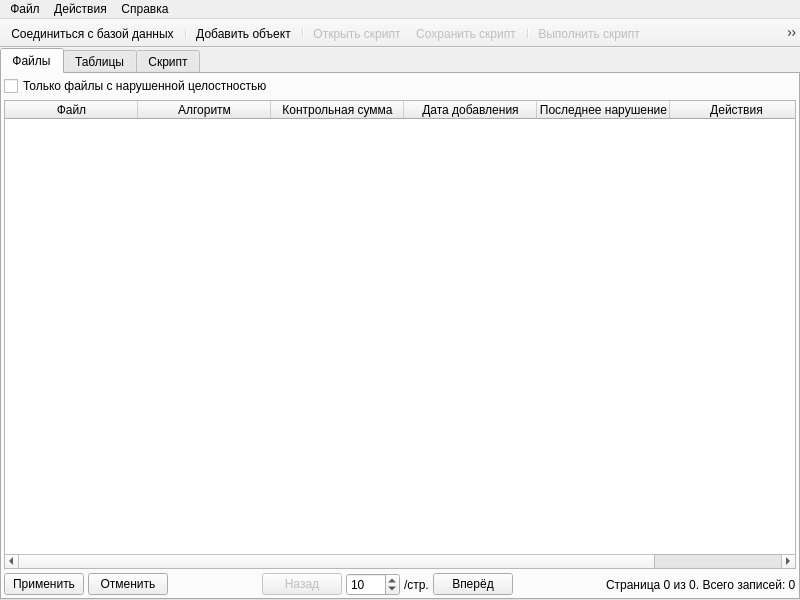
<?xml version="1.0" encoding="UTF-8"?>
<ui version="4.0">
 <class>MainWindow</class>
 <widget class="QMainWindow" name="MainWindow">
  <property name="geometry">
   <rect>
    <x>0</x>
    <y>0</y>
    <width>800</width>
    <height>600</height>
   </rect>
  </property>
  <property name="windowTitle">
   <string>Средство обеспечения целостности</string>
  </property>
  <widget class="QWidget" name="centralWidget">
   <layout class="QVBoxLayout" name="mainLayout">
    <property name="spacing">
     <number>0</number>
    </property>
    <property name="leftMargin">
     <number>0</number>
    </property>
    <property name="topMargin">
     <number>0</number>
    </property>
    <property name="rightMargin">
     <number>0</number>
    </property>
    <property name="bottomMargin">
     <number>0</number>
    </property>
    <item>
     <widget class="QTabWidget" name="tabs">
      <property name="currentIndex">
       <number>0</number>
      </property>
      <widget class="QWidget" name="tabFiles">
       <attribute name="title">
        <string>Файлы</string>
       </attribute>
       <layout class="QVBoxLayout" name="verticalLayout_2">
        <property name="spacing">
         <number>4</number>
        </property>
        <property name="leftMargin">
         <number>2</number>
        </property>
        <property name="topMargin">
         <number>2</number>
        </property>
        <property name="rightMargin">
         <number>2</number>
        </property>
        <property name="bottomMargin">
         <number>2</number>
        </property>
        <item>
         <widget class="QCheckBox" name="filesFilter">
          <property name="text">
           <string>Только файлы с нарушенной целостностью</string>
          </property>
         </widget>
        </item>
        <item>
         <widget class="QTableWidget" name="tableFiles">
          <attribute name="horizontalHeaderDefaultSectionSize">
           <number>133</number>
          </attribute>
          <attribute name="horizontalHeaderStretchLastSection">
           <bool>true</bool>
          </attribute>
          <column>
           <property name="text">
            <string>Файл</string>
           </property>
          </column>
          <column>
           <property name="text">
            <string>Алгоритм</string>
           </property>
          </column>
          <column>
           <property name="text">
            <string>Контрольная сумма</string>
           </property>
          </column>
          <column>
           <property name="text">
            <string>Дата добавления</string>
           </property>
          </column>
          <column>
           <property name="text">
            <string>Последнее нарушение</string>
           </property>
          </column>
          <column>
           <property name="text">
            <string>Действия</string>
           </property>
          </column>
         </widget>
        </item>
        <item>
         <layout class="QHBoxLayout" name="filesControls">
          <item>
           <widget class="QPushButton" name="filesCommitButton">
            <property name="enabled">
             <bool>true</bool>
            </property>
            <property name="text">
             <string>Применить</string>
            </property>
            <property name="icon">
             <iconset resource="main.qrc">
              <normaloff>:/svgIcon/check-circle.svg</normaloff>:/svgIcon/check-circle.svg</iconset>
            </property>
           </widget>
          </item>
          <item>
           <widget class="QPushButton" name="filesRollbackButton">
            <property name="text">
             <string>Отменить</string>
            </property>
            <property name="icon">
             <iconset resource="main.qrc">
              <normaloff>:/svgIcon/slash.svg</normaloff>:/svgIcon/slash.svg</iconset>
            </property>
           </widget>
          </item>
          <item>
           <spacer name="filesLeftSpacer">
            <property name="orientation">
             <enum>Qt::Horizontal</enum>
            </property>
            <property name="sizeHint" stdset="0">
             <size>
              <width>40</width>
              <height>20</height>
             </size>
            </property>
           </spacer>
          </item>
          <item>
           <widget class="QPushButton" name="filesBackButton">
            <property name="enabled">
             <bool>false</bool>
            </property>
            <property name="text">
             <string>Назад</string>
            </property>
           </widget>
          </item>
          <item>
           <widget class="QSpinBox" name="filesPageSize">
            <property name="minimum">
             <number>1</number>
            </property>
            <property name="maximum">
             <number>1000</number>
            </property>
            <property name="value">
             <number>10</number>
            </property>
           </widget>
          </item>
          <item>
           <widget class="QLabel" name="filesPerPage">
            <property name="text">
             <string>/стр.</string>
            </property>
           </widget>
          </item>
          <item>
           <widget class="QPushButton" name="filesForwardButton">
            <property name="text">
             <string>Вперёд</string>
            </property>
           </widget>
          </item>
          <item>
           <spacer name="filesRightSpacer">
            <property name="orientation">
             <enum>Qt::Horizontal</enum>
            </property>
            <property name="sizeHint" stdset="0">
             <size>
              <width>40</width>
              <height>20</height>
             </size>
            </property>
           </spacer>
          </item>
          <item>
           <widget class="QLabel" name="filesInfo">
            <property name="text">
             <string>Страница 0 из 0. Всего записей: 0</string>
            </property>
           </widget>
          </item>
         </layout>
        </item>
       </layout>
      </widget>
      <widget class="QWidget" name="tabTables">
       <attribute name="title">
        <string>Таблицы</string>
       </attribute>
       <layout class="QVBoxLayout" name="verticalLayout">
        <property name="spacing">
         <number>4</number>
        </property>
        <property name="leftMargin">
         <number>2</number>
        </property>
        <property name="topMargin">
         <number>2</number>
        </property>
        <property name="rightMargin">
         <number>2</number>
        </property>
        <property name="bottomMargin">
         <number>2</number>
        </property>
        <item>
         <widget class="QLabel" name="headerTables">
          <property name="font">
           <font>
            <pointsize>12</pointsize>
           </font>
          </property>
          <property name="text">
           <string>Текущая база данных: подключение отсутствует</string>
          </property>
          <property name="alignment">
           <set>Qt::AlignCenter</set>
          </property>
         </widget>
        </item>
        <item>
         <widget class="QCheckBox" name="tablesFilter">
          <property name="text">
           <string>Только таблицы с нарушением целостности</string>
          </property>
         </widget>
        </item>
        <item>
         <widget class="QTableWidget" name="tableTables">
          <attribute name="horizontalHeaderDefaultSectionSize">
           <number>133</number>
          </attribute>
          <attribute name="horizontalHeaderStretchLastSection">
           <bool>true</bool>
          </attribute>
          <column>
           <property name="text">
            <string>Таблица</string>
           </property>
          </column>
          <column>
           <property name="text">
            <string>Алгоритм</string>
           </property>
          </column>
          <column>
           <property name="text">
            <string>Контрольная сумма</string>
           </property>
          </column>
          <column>
           <property name="text">
            <string>Дата добавления</string>
           </property>
          </column>
          <column>
           <property name="text">
            <string>Целостность</string>
           </property>
          </column>
          <column>
           <property name="text">
            <string>Действия</string>
           </property>
          </column>
         </widget>
        </item>
        <item>
         <layout class="QHBoxLayout" name="tablesControls">
          <item>
           <widget class="QPushButton" name="tablesCommitButton">
            <property name="enabled">
             <bool>false</bool>
            </property>
            <property name="text">
             <string>Применить</string>
            </property>
            <property name="icon">
             <iconset resource="main.qrc">
              <normaloff>:/svgIcon/check-circle.svg</normaloff>:/svgIcon/check-circle.svg</iconset>
            </property>
           </widget>
          </item>
          <item>
           <widget class="QPushButton" name="tablesRollbackButton">
            <property name="enabled">
             <bool>false</bool>
            </property>
            <property name="text">
             <string>Отменить</string>
            </property>
            <property name="icon">
             <iconset resource="main.qrc">
              <normaloff>:/svgIcon/slash.svg</normaloff>:/svgIcon/slash.svg</iconset>
            </property>
           </widget>
          </item>
          <item>
           <spacer name="tablesLeftSpacer">
            <property name="orientation">
             <enum>Qt::Horizontal</enum>
            </property>
            <property name="sizeHint" stdset="0">
             <size>
              <width>40</width>
              <height>20</height>
             </size>
            </property>
           </spacer>
          </item>
          <item>
           <widget class="QPushButton" name="tablesBackButton">
            <property name="enabled">
             <bool>false</bool>
            </property>
            <property name="text">
             <string>Назад</string>
            </property>
           </widget>
          </item>
          <item>
           <widget class="QSpinBox" name="tablesPageSize">
            <property name="enabled">
             <bool>false</bool>
            </property>
            <property name="minimum">
             <number>1</number>
            </property>
            <property name="maximum">
             <number>1000</number>
            </property>
            <property name="value">
             <number>10</number>
            </property>
           </widget>
          </item>
          <item>
           <widget class="QLabel" name="tablesPerPage">
            <property name="text">
             <string>/стр.</string>
            </property>
           </widget>
          </item>
          <item>
           <widget class="QPushButton" name="tablesForwardButton">
            <property name="enabled">
             <bool>false</bool>
            </property>
            <property name="text">
             <string>Вперёд</string>
            </property>
           </widget>
          </item>
          <item>
           <spacer name="tablesRightSpacer">
            <property name="orientation">
             <enum>Qt::Horizontal</enum>
            </property>
            <property name="sizeHint" stdset="0">
             <size>
              <width>40</width>
              <height>20</height>
             </size>
            </property>
           </spacer>
          </item>
          <item>
           <widget class="QLabel" name="tablesInfo">
            <property name="text">
             <string>Страница 0 из 0. Всего записей: 0</string>
            </property>
           </widget>
          </item>
         </layout>
        </item>
       </layout>
      </widget>
      <widget class="QWidget" name="tabScript">
       <attribute name="title">
        <string>Скрипт</string>
       </attribute>
       <layout class="QVBoxLayout" name="verticalLayout_3">
        <property name="spacing">
         <number>4</number>
        </property>
        <property name="leftMargin">
         <number>2</number>
        </property>
        <property name="topMargin">
         <number>2</number>
        </property>
        <property name="rightMargin">
         <number>2</number>
        </property>
        <property name="bottomMargin">
         <number>2</number>
        </property>
        <item>
         <layout class="QHBoxLayout" name="horizontalLayout">
          <item>
           <widget class="QGroupBox" name="scriptEditWrapper">
            <property name="title">
             <string>Скрипт</string>
            </property>
            <layout class="QVBoxLayout" name="verticalLayout_4">
             <property name="spacing">
              <number>2</number>
             </property>
             <property name="leftMargin">
              <number>2</number>
             </property>
             <property name="topMargin">
              <number>2</number>
             </property>
             <property name="rightMargin">
              <number>2</number>
             </property>
             <property name="bottomMargin">
              <number>2</number>
             </property>
             <item>
              <widget class="QPlainTextEdit" name="scriptEdit">
               <property name="font">
                <font>
                 <family>Consolas</family>
                 <pointsize>10</pointsize>
                </font>
               </property>
              </widget>
             </item>
            </layout>
           </widget>
          </item>
          <item>
           <widget class="QGroupBox" name="scriptResultWrapper">
            <property name="title">
             <string>Результаты</string>
            </property>
            <layout class="QVBoxLayout" name="verticalLayout_5">
             <property name="spacing">
              <number>2</number>
             </property>
             <property name="leftMargin">
              <number>2</number>
             </property>
             <property name="topMargin">
              <number>2</number>
             </property>
             <property name="rightMargin">
              <number>2</number>
             </property>
             <property name="bottomMargin">
              <number>2</number>
             </property>
             <item>
              <widget class="QPlainTextEdit" name="scriptResult">
               <property name="enabled">
                <bool>true</bool>
               </property>
               <property name="font">
                <font>
                 <family>Consolas</family>
                 <pointsize>10</pointsize>
                </font>
               </property>
               <property name="readOnly">
                <bool>true</bool>
               </property>
              </widget>
             </item>
            </layout>
           </widget>
          </item>
         </layout>
        </item>
       </layout>
      </widget>
     </widget>
    </item>
   </layout>
  </widget>
  <widget class="QMenuBar" name="menu">
   <property name="geometry">
    <rect>
     <x>0</x>
     <y>0</y>
     <width>800</width>
     <height>22</height>
    </rect>
   </property>
   <widget class="QMenu" name="file">
    <property name="title">
     <string>Файл</string>
    </property>
    <addaction name="openScript"/>
    <addaction name="saveScript"/>
    <addaction name="separator"/>
    <addaction name="close"/>
   </widget>
   <widget class="QMenu" name="actions">
    <property name="title">
     <string>Действия</string>
    </property>
    <addaction name="connectToDB"/>
    <addaction name="separator"/>
    <addaction name="addObject"/>
    <addaction name="separator"/>
    <addaction name="execute"/>
    <addaction name="clearResults"/>
   </widget>
   <widget class="QMenu" name="help">
    <property name="title">
     <string>Справка</string>
    </property>
    <addaction name="algorithmList"/>
    <addaction name="commandList"/>
   </widget>
   <addaction name="file"/>
   <addaction name="actions"/>
   <addaction name="help"/>
  </widget>
  <widget class="QToolBar" name="toolbar">
   <property name="windowTitle">
    <string>toolBar</string>
   </property>
   <property name="movable">
    <bool>false</bool>
   </property>
   <attribute name="toolBarArea">
    <enum>TopToolBarArea</enum>
   </attribute>
   <attribute name="toolBarBreak">
    <bool>false</bool>
   </attribute>
   <addaction name="connectToDB"/>
   <addaction name="separator"/>
   <addaction name="addObject"/>
   <addaction name="separator"/>
   <addaction name="openScript"/>
   <addaction name="saveScript"/>
   <addaction name="separator"/>
   <addaction name="execute"/>
   <addaction name="clearResults"/>
  </widget>
  <action name="openScript">
   <property name="enabled">
    <bool>false</bool>
   </property>
   <property name="icon">
    <iconset resource="main.qrc">
     <normaloff>:/svgIcon/folder.svg</normaloff>:/svgIcon/folder.svg</iconset>
   </property>
   <property name="text">
    <string>Открыть скрипт</string>
   </property>
   <property name="shortcut">
    <string>Ctrl+O</string>
   </property>
  </action>
  <action name="saveScript">
   <property name="enabled">
    <bool>false</bool>
   </property>
   <property name="icon">
    <iconset resource="main.qrc">
     <normaloff>:/svgIcon/save.svg</normaloff>:/svgIcon/save.svg</iconset>
   </property>
   <property name="text">
    <string>Сохранить скрипт</string>
   </property>
   <property name="shortcut">
    <string>Ctrl+S</string>
   </property>
  </action>
  <action name="connectToDB">
   <property name="icon">
    <iconset resource="main.qrc">
     <normaloff>:/svgIcon/database.svg</normaloff>:/svgIcon/database.svg</iconset>
   </property>
   <property name="text">
    <string>Соединиться с базой данных</string>
   </property>
   <property name="shortcut">
    <string>Ctrl+D</string>
   </property>
  </action>
  <action name="execute">
   <property name="enabled">
    <bool>false</bool>
   </property>
   <property name="icon">
    <iconset resource="main.qrc">
     <normaloff>:/svgIcon/play.svg</normaloff>:/svgIcon/play.svg</iconset>
   </property>
   <property name="text">
    <string>Выполнить скрипт</string>
   </property>
   <property name="shortcut">
    <string>Ctrl+E</string>
   </property>
  </action>
  <action name="algorithmList">
   <property name="text">
    <string>Список алгоритмов</string>
   </property>
   <property name="shortcut">
    <string>Ctrl+G</string>
   </property>
  </action>
  <action name="commandList">
   <property name="text">
    <string>Список команд ПОЯ</string>
   </property>
   <property name="shortcut">
    <string>Ctrl+E</string>
   </property>
  </action>
  <action name="clearResults">
   <property name="enabled">
    <bool>false</bool>
   </property>
   <property name="icon">
    <iconset resource="main.qrc">
     <normaloff>:/svgIcon/delete.svg</normaloff>:/svgIcon/delete.svg</iconset>
   </property>
   <property name="text">
    <string>Очистить поле результатов</string>
   </property>
   <property name="toolTip">
    <string>Очистить поле результатов</string>
   </property>
   <property name="shortcut">
    <string>Ctrl+R</string>
   </property>
  </action>
  <action name="addObject">
   <property name="icon">
    <iconset resource="main.qrc">
     <normaloff>:/svgIcon/plus-circle.svg</normaloff>:/svgIcon/plus-circle.svg</iconset>
   </property>
   <property name="text">
    <string>Добавить объект</string>
   </property>
   <property name="toolTip">
    <string>Добавить файл или таблицу</string>
   </property>
   <property name="shortcut">
    <string>Ctrl+N</string>
   </property>
  </action>
  <action name="close">
   <property name="text">
    <string>Закрыть</string>
   </property>
  </action>
 </widget>
 <resources>
  <include location="main.qrc"/>
 </resources>
 <connections>
  <connection>
   <sender>filesBackButton</sender>
   <signal>clicked()</signal>
   <receiver>MainWindow</receiver>
   <slot>changePage()</slot>
   <hints>
    <hint type="sourcelabel">
     <x>318</x>
     <y>581</y>
    </hint>
    <hint type="destinationlabel">
     <x>399</x>
     <y>299</y>
    </hint>
   </hints>
  </connection>
  <connection>
   <sender>tabs</sender>
   <signal>currentChanged(int)</signal>
   <receiver>MainWindow</receiver>
   <slot>changeTab(int)</slot>
   <hints>
    <hint type="sourcelabel">
     <x>399</x>
     <y>327</y>
    </hint>
    <hint type="destinationlabel">
     <x>399</x>
     <y>299</y>
    </hint>
   </hints>
  </connection>
  <connection>
   <sender>connectToDB</sender>
   <signal>triggered()</signal>
   <receiver>MainWindow</receiver>
   <slot>handleAction()</slot>
   <hints>
    <hint type="sourcelabel">
     <x>-1</x>
     <y>-1</y>
    </hint>
    <hint type="destinationlabel">
     <x>399</x>
     <y>299</y>
    </hint>
   </hints>
  </connection>
  <connection>
   <sender>execute</sender>
   <signal>triggered()</signal>
   <receiver>MainWindow</receiver>
   <slot>handleAction()</slot>
   <hints>
    <hint type="sourcelabel">
     <x>-1</x>
     <y>-1</y>
    </hint>
    <hint type="destinationlabel">
     <x>399</x>
     <y>299</y>
    </hint>
   </hints>
  </connection>
  <connection>
   <sender>clearResults</sender>
   <signal>triggered()</signal>
   <receiver>MainWindow</receiver>
   <slot>handleAction()</slot>
   <hints>
    <hint type="sourcelabel">
     <x>-1</x>
     <y>-1</y>
    </hint>
    <hint type="destinationlabel">
     <x>399</x>
     <y>299</y>
    </hint>
   </hints>
  </connection>
  <connection>
   <sender>filesForwardButton</sender>
   <signal>clicked()</signal>
   <receiver>MainWindow</receiver>
   <slot>changePage()</slot>
   <hints>
    <hint type="sourcelabel">
     <x>512</x>
     <y>583</y>
    </hint>
    <hint type="destinationlabel">
     <x>398</x>
     <y>295</y>
    </hint>
   </hints>
  </connection>
  <connection>
   <sender>tablesBackButton</sender>
   <signal>clicked()</signal>
   <receiver>MainWindow</receiver>
   <slot>changePage()</slot>
   <hints>
    <hint type="sourcelabel">
     <x>288</x>
     <y>572</y>
    </hint>
    <hint type="destinationlabel">
     <x>398</x>
     <y>295</y>
    </hint>
   </hints>
  </connection>
  <connection>
   <sender>tablesForwardButton</sender>
   <signal>clicked()</signal>
   <receiver>MainWindow</receiver>
   <slot>changePage()</slot>
   <hints>
    <hint type="sourcelabel">
     <x>512</x>
     <y>583</y>
    </hint>
    <hint type="destinationlabel">
     <x>398</x>
     <y>295</y>
    </hint>
   </hints>
  </connection>
  <connection>
   <sender>filesPageSize</sender>
   <signal>editingFinished()</signal>
   <receiver>MainWindow</receiver>
   <slot>changePageSize()</slot>
   <hints>
    <hint type="sourcelabel">
     <x>401</x>
     <y>581</y>
    </hint>
    <hint type="destinationlabel">
     <x>398</x>
     <y>295</y>
    </hint>
   </hints>
  </connection>
  <connection>
   <sender>tablesPageSize</sender>
   <signal>editingFinished()</signal>
   <receiver>MainWindow</receiver>
   <slot>changePageSize()</slot>
   <hints>
    <hint type="sourcelabel">
     <x>401</x>
     <y>581</y>
    </hint>
    <hint type="destinationlabel">
     <x>398</x>
     <y>295</y>
    </hint>
   </hints>
  </connection>
  <connection>
   <sender>filesRollbackButton</sender>
   <signal>clicked()</signal>
   <receiver>MainWindow</receiver>
   <slot>handleRollback()</slot>
   <hints>
    <hint type="sourcelabel">
     <x>133</x>
     <y>572</y>
    </hint>
    <hint type="destinationlabel">
     <x>398</x>
     <y>295</y>
    </hint>
   </hints>
  </connection>
  <connection>
   <sender>tablesRollbackButton</sender>
   <signal>clicked()</signal>
   <receiver>MainWindow</receiver>
   <slot>handleRollback()</slot>
   <hints>
    <hint type="sourcelabel">
     <x>133</x>
     <y>572</y>
    </hint>
    <hint type="destinationlabel">
     <x>398</x>
     <y>295</y>
    </hint>
   </hints>
  </connection>
  <connection>
   <sender>filesCommitButton</sender>
   <signal>clicked()</signal>
   <receiver>MainWindow</receiver>
   <slot>handleCommit()</slot>
   <hints>
    <hint type="sourcelabel">
     <x>46</x>
     <y>572</y>
    </hint>
    <hint type="destinationlabel">
     <x>398</x>
     <y>295</y>
    </hint>
   </hints>
  </connection>
  <connection>
   <sender>tablesCommitButton</sender>
   <signal>clicked()</signal>
   <receiver>MainWindow</receiver>
   <slot>handleCommit()</slot>
   <hints>
    <hint type="sourcelabel">
     <x>46</x>
     <y>572</y>
    </hint>
    <hint type="destinationlabel">
     <x>398</x>
     <y>295</y>
    </hint>
   </hints>
  </connection>
  <connection>
   <sender>addObject</sender>
   <signal>triggered()</signal>
   <receiver>MainWindow</receiver>
   <slot>handleAction()</slot>
   <hints>
    <hint type="sourcelabel">
     <x>-1</x>
     <y>-1</y>
    </hint>
    <hint type="destinationlabel">
     <x>398</x>
     <y>295</y>
    </hint>
   </hints>
  </connection>
  <connection>
   <sender>close</sender>
   <signal>triggered()</signal>
   <receiver>MainWindow</receiver>
   <slot>close()</slot>
   <hints>
    <hint type="sourcelabel">
     <x>-1</x>
     <y>-1</y>
    </hint>
    <hint type="destinationlabel">
     <x>398</x>
     <y>295</y>
    </hint>
   </hints>
  </connection>
  <connection>
   <sender>saveScript</sender>
   <signal>triggered()</signal>
   <receiver>MainWindow</receiver>
   <slot>handleAction()</slot>
   <hints>
    <hint type="sourcelabel">
     <x>-1</x>
     <y>-1</y>
    </hint>
    <hint type="destinationlabel">
     <x>399</x>
     <y>299</y>
    </hint>
   </hints>
  </connection>
  <connection>
   <sender>openScript</sender>
   <signal>triggered()</signal>
   <receiver>MainWindow</receiver>
   <slot>handleAction()</slot>
   <hints>
    <hint type="sourcelabel">
     <x>-1</x>
     <y>-1</y>
    </hint>
    <hint type="destinationlabel">
     <x>399</x>
     <y>299</y>
    </hint>
   </hints>
  </connection>
  <connection>
   <sender>filesFilter</sender>
   <signal>stateChanged(int)</signal>
   <receiver>MainWindow</receiver>
   <slot>filterTable(int)</slot>
   <hints>
    <hint type="sourcelabel">
     <x>398</x>
     <y>88</y>
    </hint>
    <hint type="destinationlabel">
     <x>399</x>
     <y>299</y>
    </hint>
   </hints>
  </connection>
 </connections>
 <slots>
  <slot>changePage()</slot>
  <slot>changeTab(int)</slot>
  <slot>handleAction()</slot>
  <slot>changePageSize()</slot>
  <slot>handleTableClick()</slot>
  <slot>handleRollback()</slot>
  <slot>handleCommit()</slot>
  <slot>updateScriptResult(QString)</slot>
  <slot>filterTable(int)</slot>
 </slots>
</ui>
